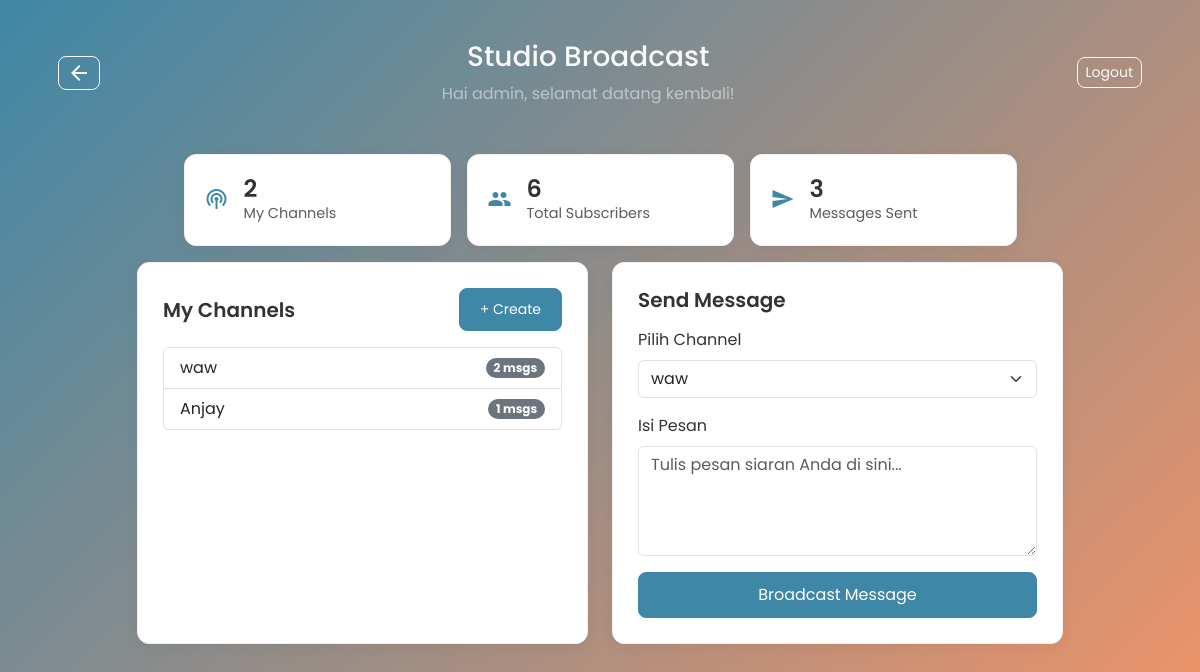
Before: /publisher/ (signed in) with the older database file.
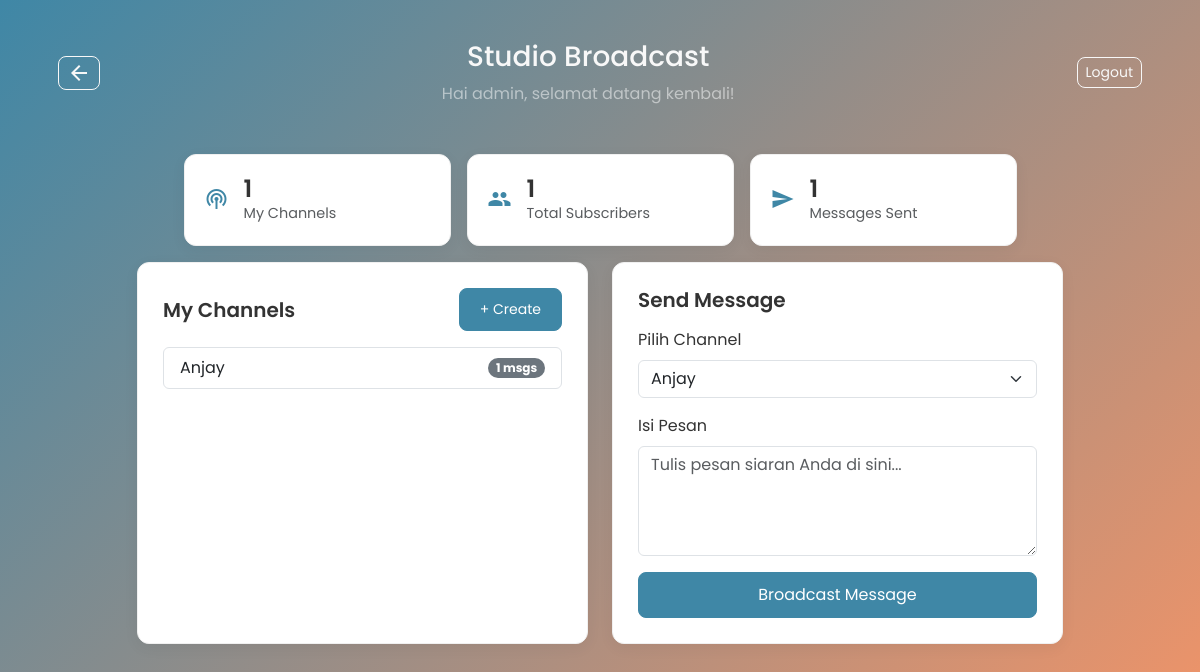
After: the same page with the newer database file.
### app/models.py (models this page shows)
class Channel(db.Model):
    id = db.Column(db.Integer, primary_key=True)
    name = db.Column(db.String(100), unique=True, nullable=False)
    description = db.Column(db.String(200), nullable=True)
    creator_id = db.Column(db.Integer, db.ForeignKey('user.id'), nullable=False)
    created_at = db.Column(db.DateTime, default=datetime.utcnow)
    messages = db.relationship('Message', backref='channel', lazy=True)

### app/publisher/routes.py (the view)
@publisher_bp.route('/')
def dashboard():
    if 'user_id' not in session:
        return redirect(url_for('auth.login'))
    user_id = session['user_id']
    user = User.query.get(user_id)
    if not user:
        session.clear()
        flash("Sesi Anda tidak valid, silakan login kembali.", "warning")
        return redirect(url_for('auth.login'))
    user_channels = Channel.query.filter_by(creator_id=user_id).order_by(Channel.created_at.desc()).all()
    total_messages_sent = db.session.query(Message).join(Channel).filter(Channel.creator_id == user_id).count()
    total_subscribers = sum(len(channel.subscribers) for channel in user.channels)
    stats = {
        'channel_count': len(user_channels),
        'messages_sent': total_messages_sent,
        'total_subscribers': total_subscribers
    }
    return render_template('publisher.html', channels=user_channels, stats=stats)

### app/templates/publisher.html (shortened to what the changed rows need)
{% extends 'base.html' %}
{% block content %}
<div class="container py-4">
    <div class="row justify-content-center g-3 my-3">
        <div class="col-md-3">
            <div class="stat-card">
                <div class="stat-info">
                    <h4 class="mb-0">{{ stats.channel_count }}</h4>
                    <p class="mb-0 text-muted">My Channels</p>
                </div>
            </div>
        </div>
        <div class="col-md-3">
            <div class="stat-card">
                <div class="stat-info">
                    <h4 class="mb-0" id="total-subscribers-stat">{{ stats.total_subscribers }}</h4>
                    <p class="mb-0 text-muted">Total Subscribers</p>
                </div>
            </div>
        </div>
        <div class="col-md-3">
            <div class="stat-card">
                <div class="stat-info">
                    <h4 class="mb-0" id="messages-sent-stat">{{ stats.messages_sent }}</h4>
                    <p class="mb-0 text-muted">Messages Sent</p>
                </div>
            </div>
        </div>
    </div>
    <div class="row justify-content-center g-4">
        <div class="col-md-5">
            <div class="studio-panel">
                {% if channels %}
                    <ul class="list-group">
                        {% for channel in channels %}
                        <li class="list-group-item d-flex justify-content-between align-items-center">
                            {{ channel.name }}
                            <span class="badge bg-secondary rounded-pill" id="channel-msg-count-{{ channel.id }}">
                                {{ channel.messages|length }} msgs
                            </span>
                        </li>
                        {% endfor %}
                    </ul>
                {% else %}
                    <div class="text-center p-4">
                        <span class="material-icons fs-1 text-muted">radio</span>
                        <p class="mt-2 mb-3">Belum Ada Channel</p>
                        <a href="{{ url_for('publisher.create_channel_form') }}" class="btn btn-primary custom-btn-primary">Buat Channel Pertama</a>
                    </div>
                {% endif %}
            </div>
        </div>
        <div class="col-md-5">
            <div class="studio-panel">
                {% if channels %}
                <form id="send-message-form" action="{{ url_for('publisher.send_message') }}" method="POST">
                    <div class="mb-3">
                        <label for="channel_id" class="form-label">Pilih Channel</label>
                        <select name="channel_id" id="channel_id" class="form-select" required>
                            {% for channel in channels %}
                            <option value="{{ channel.id }}">{{ channel.name }}</option>
                            {% endfor %}
                        </select>
                    </div>
                    <div class="mb-3">
                        <label for="message_content" class="form-label">Isi Pesan</label>
                        <textarea name="message_content" id="message_content" rows="4" class="form-control" placeholder="Tulis pesan siaran Anda di sini..." required></textarea>
                    </div>
                    <button type="submit" class="btn btn-primary w-100 custom-btn-primary">Broadcast Message</button>
                </form>
                {% else %}
                <div class="text-center p-4">
                     <span class="material-icons fs-1 text-muted">speaker_notes_off</span>
                     <p class="mt-2">Buat channel terlebih dahulu untuk mulai mengirim pesan.</p>
                </div>
                {% endif %}
            </div>
        </div>
    </div>
</div>
{% endblock %}

Changed rows visible on the page:
removed Channel: name "waw", messages|length "2"
Other visible differences:
{{ stats.channel_count }}: "2" → "1"
{{ stats.total_subscribers }}: "6" → "1"
{{ stats.messages_sent }}: "3" → "1"
form field channel_id: "waw" → "Anjay"
